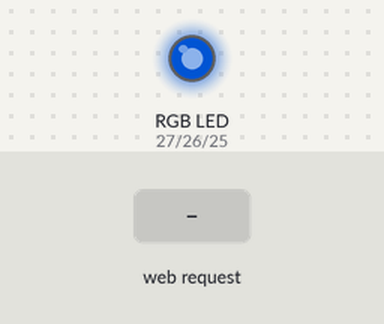
Simulated run of this program. Board: ESP32. Shown: an RGB LED mixed from three pins (HIGH = lit). The inputs (shaded band) are chosen by the test bench. Dim RGB values are drawn brighter than linear; WiFi joins after 1.5 s; servers stay silent unless stated; storage starts empty; what the program prints to the serial monitor is not drawn.

Above: at 2.7 s.
2.8 s: HTTP request GET /?r=1&g=1&b=1 received
At 3.6 s:
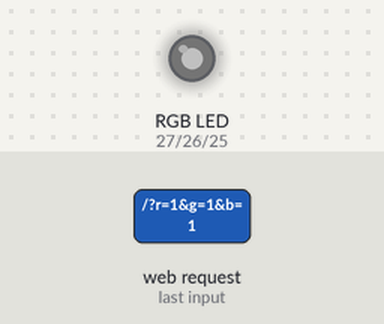
4.3 s: HTTP request GET /?r=120&g=120&b=120 received
At 4.8 s:
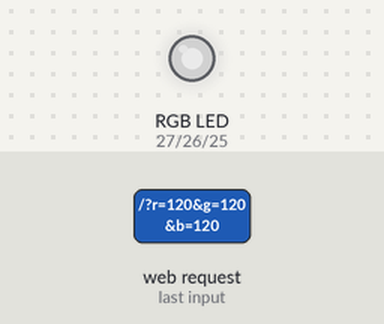
Timing chart, 0 to 7.3 s (numbered marks = the images above; inputs shaded):
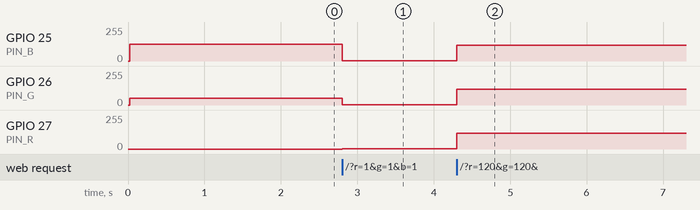

The program:

main.cpp
```cpp
#include <Arduino.h>
#include <WiFi.h>
#include <WebServer.h>
#include <SPIFFS.h>

//Config
const char* ssid     = "YOUR_SSID";
const char* password = "YOUR_PASSWORD";

//RGB LED pins
#define PIN_R 27
#define PIN_G 26
#define PIN_B 25

//PWM settings
#define PWM_FREQ 5000 // 5 kHz PWM frequency
#define PWM_RES 8 // 8-bit: values 0–255
#define CH_R 0 // channel for red
#define CH_G 1 // channel for green
#define CH_B 2 // channel for blue

WebServer server(80);

//Set LED Colors
void setColor(int r, int g, int b) {
  ledcWrite(CH_R, r);
  ledcWrite(CH_G, g);
  ledcWrite(CH_B, b);
}

//Open files logic
void serveFile(const char* path, const char* contentType) {
  File file = SPIFFS.open(path, "r");

  if (!file) {
    server.send(404, "text/plain", "File not found");
    return;
  }

  server.streamFile(file, contentType);
  file.close();
}

//Route

// GET /
void handleRoot() {
  if (server.hasArg("r") && server.hasArg("g") && server.hasArg("b")) {
    int r = server.arg("r").toInt();
    int g = server.arg("g").toInt();
    int b = server.arg("b").toInt();
    setColor(r, g, b);

    Serial.printf("Color → R:%d G:%d B:%d\n", r, g, b);

    server.send(200, "text/plain", "OK");
    return;
  }
  serveFile("/index.html", "text/html");
}

// GET /style.css
void handleCSS() {
  serveFile("/style.css", "text/css");
}

// GET /script.js
void handleJS() {
  serveFile("/script.js", "application/javascript");
}

// ── Setup ───────────────────────────────────────────────
void setup() {
  Serial.begin(115200);
  SPIFFS.begin(true);

  // PWM setup
  ledcSetup(CH_R, PWM_FREQ, PWM_RES);
  ledcSetup(CH_G, PWM_FREQ, PWM_RES);
  ledcSetup(CH_B, PWM_FREQ, PWM_RES);

  ledcAttachPin(PIN_R, CH_R);
  ledcAttachPin(PIN_G, CH_G);
  ledcAttachPin(PIN_B, CH_B);

  setColor(0, 50, 125);   // default: blue

  // WiFi
  WiFi.begin(ssid, password);
  Serial.print("Connecting");
  while (WiFi.status() != WL_CONNECTED) {
    delay(500);
    Serial.print(".");
  }
  Serial.println("\nConnected! → http://" + WiFi.localIP().toString());

  // Routes
  server.on("/",          handleRoot);
  server.on("/style.css", handleCSS);
  server.on("/script.js", handleJS);

  server.begin();
  Serial.println("Server started.");
}

void loop() {
  server.handleClient();
}
```

Measured:
- after the input at 2.8 s, GPIO 25 (PIN_B): 125/255 → 1/255 at once; GPIO 26 (PIN_G): 50/255 → 1/255 at once; GPIO 27 (PIN_R): 0/255 → 1/255 at once
- after the input at 4.3 s, GPIO 25 (PIN_B), GPIO 26 (PIN_G), GPIO 27 (PIN_R): 1/255 → 120/255 at once
